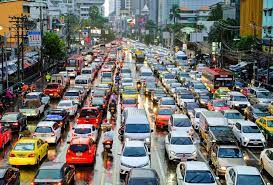
#> input picture Image Analysis/traf.jpeg, 273 x 185 px
$ python find_books.py
#> lines starting #> are read from the running program, lines starting #| are printed output that depends on the picture; after the words box and inside, x2 and y2 are one past the last pixel; in counts of white or black regions, pixels touching at a corner belong together
# import the necessary packages
import numpy as np
import cv2

# load the image, convert it to grayscale, and blur it
image = cv2.imread("traf.jpeg")
#> image is the input picture: shape (185, 273, 3); mean B, G, R 107.6, 112.4, 114.1
gray = cv2.cvtColor(image, cv2.COLOR_BGR2GRAY)
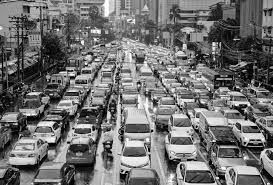
#> gray: shape (185, 273); min 0, max 255, mean 112.4
gray = cv2.GaussianBlur(gray,(3,3),0)
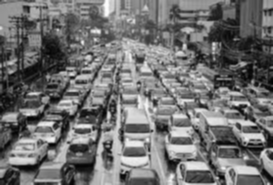
#> gray: shape (185, 273); min 3, max 252, mean 112.4
ret,gray = cv2.threshold(gray,127,255,cv2.THRESH_BINARY)
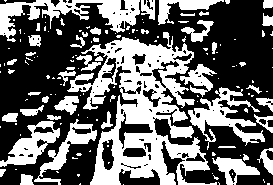
#> gray: shape (185, 273); 40.3% white; 143 white regions (97 under 20 px), largest, box (x1, y1, x2, y2) and area: (67, 32, 217, 185) 9309, (0, 0, 140, 42) 2204, (188, 87, 265, 150) 1587
cv2.imshow("Gray", gray)
cv2.waitKey(0)

# detect edges in the image
edged = cv2.Canny(gray, 10, 250)
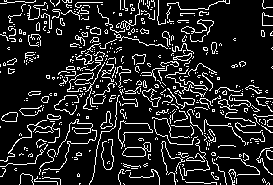
#> edged: shape (185, 273); 13.5% white in thin lines or dots
cv2.imshow("Edged", edged)
cv2.waitKey(0)

# construct and apply a closing kernel to 'close' gaps between 'white'
# pixels
kernel = cv2.getStructuringElement(cv2.MORPH_RECT, (3, 3))
closed = cv2.morphologyEx(edged, cv2.MORPH_CLOSE, kernel)
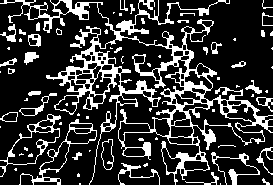
#> closed: shape (185, 273); 21.1% white; 74 white regions (41 under 20 px)
cv2.imshow("Closed", closed)
cv2.waitKey(0)

# find contours (i.e. the 'outlines') in the image and initialize the
# total number of books found
(cnts, _) = cv2.findContours(closed.copy(), cv2.RETR_EXTERNAL, cv2.CHAIN_APPROX_SIMPLE)
#> cnts = 68 contours, 45 with area under 20; largest, box (x1, y1, x2, y2) and area: (0, 0, 273, 185) 11233, (0, 114, 61, 177) 1352, (19, 119, 97, 185) 1078, (101, 139, 114, 170) 267, (19, 93, 57, 116) 182
total = 0

# loop over the contours
for c in cnts:
	# approximate the contour
	peri = cv2.arcLength(c, True)
	approx = cv2.approxPolyDP(c, 0.04 * peri, True)

	# if the approximated contour has four points, then assume that the
	# contour is a book -- a book is a rectangle and thus has four vertices
	if len(approx) > 4 and len(approx) < 14:
		cv2.drawContours(image, [approx], -1, (0, 0, 255), 1)
		total += 1
#> this loop made 68 passes
#> peri on passes 3, 4, 5, 6, 8, 9, 10, 12, 14, 15, 16, 18: 21.9, 8.83, 97.21, 6.83, 208.2, 288.3, 29.07, 121.4, 78.63, 12.24, 6.83, 7.41
#> (peri, approx) on passes 1, 2, 7, 13, 17, 20: (2, [[220, 183], [220, 184]]), (4, [[79, 183], [79, 184], [80, 184], [80, 183]]), (11.66, [[147, 163], [143, 165], [145, 166], [147, 165]]), (37.07, [[218, 147], [220, 145], [235, 146], [220, 145]]), (2, [[0, 126], [0, 127]]), (8, [[86, 116], [86, 118], [88, 118], [88, 116]])
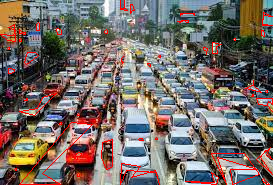
#> image: shape (185, 273, 3); 2.89% of pixels changed, all inside (x1, y1, x2, y2) = (0, 0, 273, 185)
#> after the loop, total = 41

# display the output
print ("I found {0} books in that image".format(total))
#| I found 41 books in that image
image = cv2.resize(image,(1080,720), interpolation=cv2.INTER_AREA)
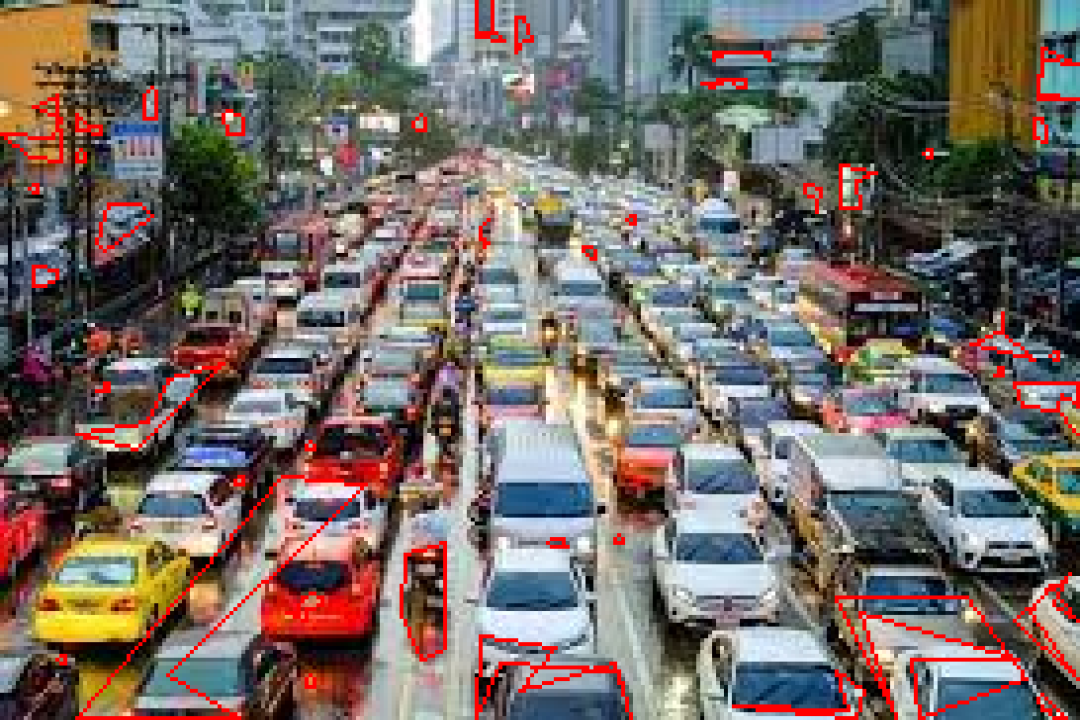
#> image: shape (720, 1080, 3); mean B, G, R 104.1, 108.8, 117.8
cv2.imshow("Output", image)
cv2.waitKey(0)
